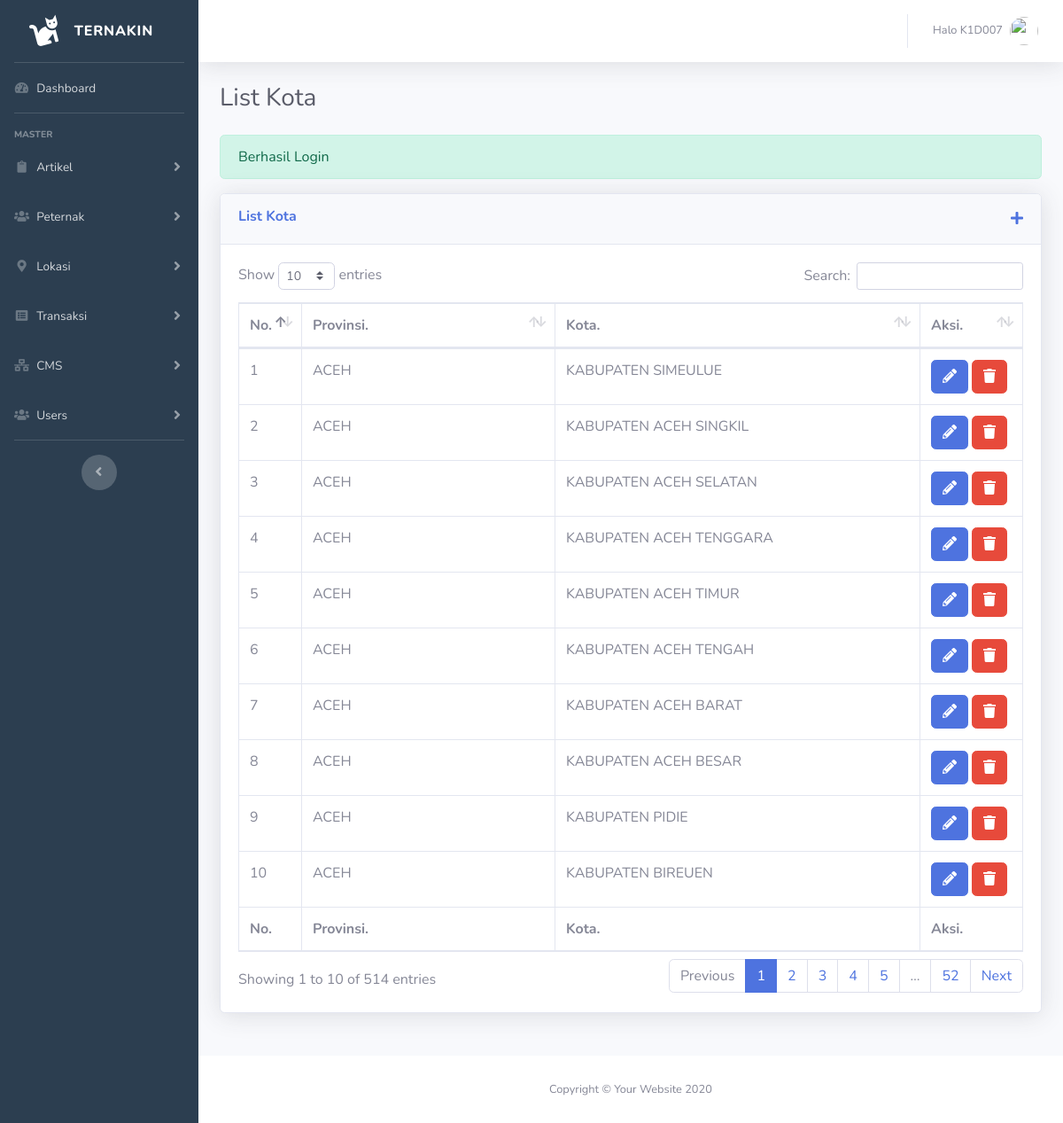
Screenshot of /cms-dashboard/pages/lokasi/kota.php (signed in) with the database file from the repository.
### tables this page shows
CREATE TABLE `tb_kota` (
  `id_kota` int(4) NOT NULL,
  `id_provinsi` int(2) NOT NULL,
  `nama_kota` text NOT NULL
);

CREATE TABLE `tb_provinsi` (
  `id_provinsi` int(2) NOT NULL,
  `nama_provinsi` varchar(50) NOT NULL
);

### cms-dashboard/pages/lokasi/kota.php (the view, shortened to what this page needs)
  <?php
    $title="List Kota";
    require_once"../../../config/database.php";
    require_once"../../templates/head-dashboard.php";
   ?>
   <link rel="stylesheet" type="text/css" href="<?=$_ENV['base_url']?>cms-dashboard/assets/vendor/datatables/dataTables.bootstrap4.min.css">
  <?php
    $sql = mysqli_query($con,"SELECT * FROM tb_kota LEFT JOIN tb_provinsi ON tb_kota.id_provinsi = tb_provinsi.id_provinsi");
  ?>
</head>
<body id="page-top">
  <div id="wrapper">
      <?php require_once"../../partials/sidebar.php"; ?>
    <div id="content-wrapper" class="d-flex flex-column">
      <div id="content">
          <?php require_once"../../partials/topbar.php"; ?>
        <div class="container-fluid" style="transition: 0.4s;">
          <div class="d-sm-flex align-items-center justify-content-between mb-4">
            <h1 class="h3 mb-0 text-gray-800"><?=$title?></h1>
          </div>
          <?php
            if (isset($_SESSION['alert'])) {
              if (isset($_SESSION['alert']['berhasil'])) {
                ?>
                <div class="alert alert-success" role="alert">
                  <?=$_SESSION['alert']['berhasil']?>
                </div>
                <?php
              }else{
                ?>
                <div class="alert alert-danger" role="alert">
                  <?=$_SESSION['alert']['gagal']?>
                </div>
                <?php
              }
            }
          ?>
          <div class="row">
            <div class="col-lg-12 mb-4">
              <div class="card shadow mb-4">
                <div class="card-header py-3 d-sm-flex justify-content-between">
                  <h6 class="m-0 font-weight-bold text-primary"><?=$title?></h6>
                  <a href="tambah-kota"><i class="fas fa-plus"></i></a>
                </div>
                <div class="card-body">
                  <div class="table-responsive">
                      <table class="table table-bordered" id="listKota" width="100%" cellspacing="0">
                        <thead>
                          <tr>
                            <th>No.</th>
                            <th>Provinsi.</th>
                            <th>Kota.</th>
                            <th>Aksi.</th>
                          </tr>
                        </thead>
                        <tfoot>
                          <tr>
                            <th>No.</th>
                            <th>Provinsi.</th>
                            <th>Kota.</th>
                            <th>Aksi.</th>
                          </tr>
                        </tfoot>
                        <tbody>
                          <?php
                          $no=1;
                            while ($data = mysqli_fetch_array($sql)) {
                              ?>
                                <tr>
                                  <td><?=$no++?></td>
                                  <td><?=$data['nama_provinsi']?></td>
                                  <td><?=$data['nama_kota']?></td>
                                  <td class="text-center">
                                    <div class="d-flex">
                                      <a href="<?=$_ENV['base_url']?>cms-dashboard/kota/edit/<?=$data['id_kota']?>" class="btn btn-primary mr-1"><i class="fas fa-pencil-alt"></i></a>
                                      <form method="POST" action="aksi">
                                        <button type="submit" class="btn btn-danger" name="aksi" value="hapus-kota" onclick="return confirm('Yakin akan dihapus?')">
                                          <i class="fas fa-trash"></i>
                                        </button>
                                      </form>
                                    </div>
                                  </td>
                                </tr>
                              <?php
                            }
                          ?>
                        </tbody>
                      </table>
                  </div>
                </div>
              </div>
            </div>
          </div>
        </div>
      </div>
      <footer class="sticky-footer bg-white">
        <div class="container my-auto">
          <div class="copyright text-center my-auto">
            <span>Copyright &copy; Your Website 2020</span>
          </div>
        </div>
      </footer>
    </div>
  </div>
  <?php require_once"../../templates/footer-dashboard.php" ?>
</html>

### rows the page displays
tb_kota: id_provinsi.nama_provinsi "ACEH", nama_kota "KABUPATEN SIMEULUE"
tb_kota: id_provinsi.nama_provinsi "ACEH", nama_kota "KABUPATEN ACEH SINGKIL"
tb_kota: id_provinsi.nama_provinsi "ACEH", nama_kota "KABUPATEN ACEH SELATAN"
tb_kota: id_provinsi.nama_provinsi "ACEH", nama_kota "KABUPATEN ACEH TENGGARA"
tb_kota: id_provinsi.nama_provinsi "ACEH", nama_kota "KABUPATEN ACEH TIMUR"
tb_kota: id_provinsi.nama_provinsi "ACEH", nama_kota "KABUPATEN ACEH TENGAH"
tb_kota: id_provinsi.nama_provinsi "ACEH", nama_kota "KABUPATEN ACEH BARAT"
tb_kota: id_provinsi.nama_provinsi "ACEH", nama_kota "KABUPATEN ACEH BESAR"
tb_kota: id_provinsi.nama_provinsi "ACEH", nama_kota "KABUPATEN PIDIE"
tb_kota: id_provinsi.nama_provinsi "ACEH", nama_kota "KABUPATEN BIREUEN"

### other values shown
$_SESSION['user']['username'] "K1D007"
$title "List Kota"
$_SESSION['alert']['berhasil'] "Berhasil Login"
